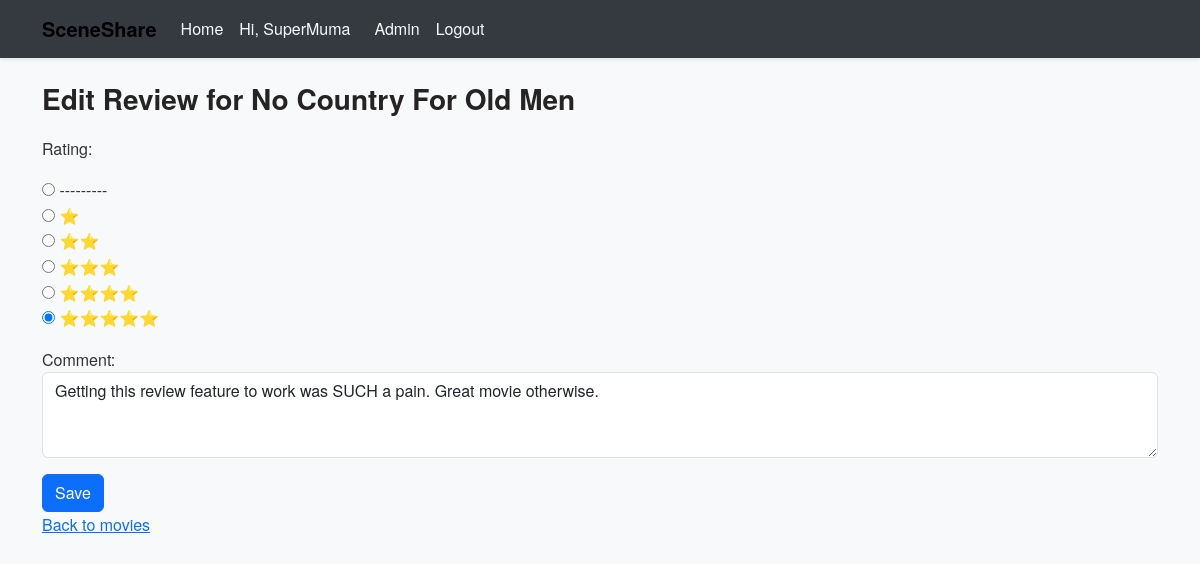
Before: /review/1/edit/ (signed in) with the older database file.
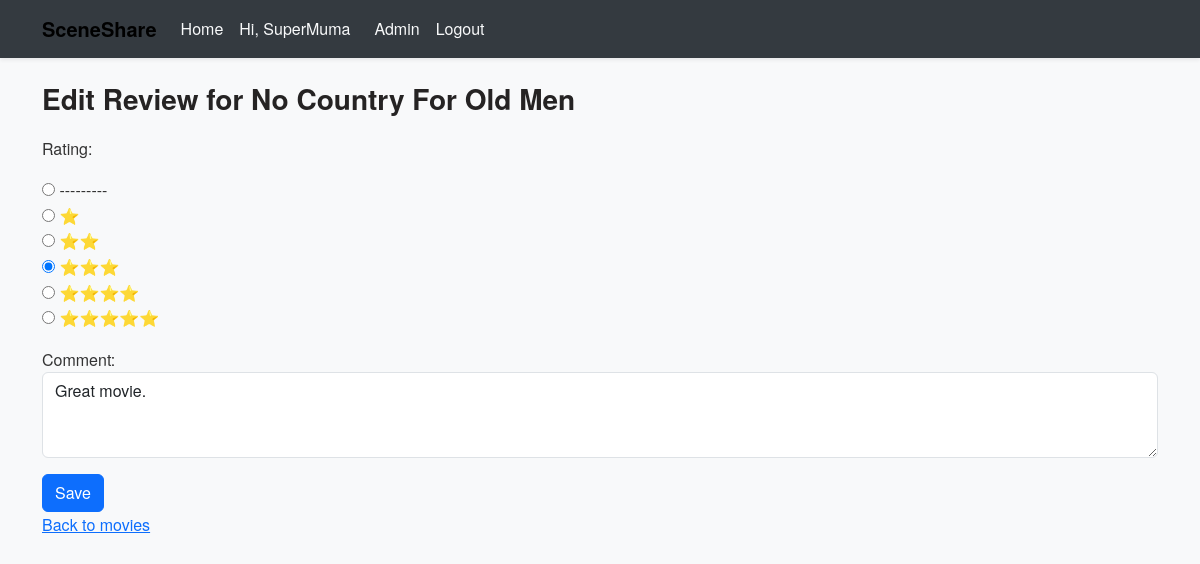
After: the same page with the newer database file.
### movies/models.py (models this page shows, shortened)
class Review(models.Model):
    RATING_CHOICES = [(i, '⭐' * i) for i in range(1, 6)]
    movie = models.ForeignKey("Movie", on_delete=models.CASCADE, related_name="reviews")
    user = models.ForeignKey(User, on_delete=models.CASCADE)
    rating = models.IntegerField(choices=RATING_CHOICES)
    comment = models.TextField(blank=True)
    created_at = models.DateTimeField(auto_now_add=True)
    class Meta:
        unique_together = ('movie', 'user')  # Each user can only review once

class Movie(models.Model):
    title = models.CharField(max_length=255)
    description = models.TextField(blank=True)
    release_year = models.PositiveIntegerField(null=True, blank=True)
    poster = models.ImageField(upload_to='posters/', blank=True, null=True)
    tmdb_id = models.IntegerField(unique=True, null=True, blank=True)
    title = models.CharField(max_length=255)
    release_date = models.CharField(max_length=20, blank=True, null=True)
    overview = models.TextField(blank=True, null=True)
    poster_path = models.CharField(max_length=255, blank=True, null=True)

### movies/views.py (the view)
# urls.py: path('review/<int:review_id>/edit/', views.edit_review, name='edit_review'),
def edit_review(request, review_id):
    review = get_object_or_404(Review, id=review_id)
    if review.user != request.user:
        raise PermissionDenied
    if request.method == 'POST':
        form = ReviewForm(request.POST, instance=review)
        if form.is_valid():
            form.save()
            if review.movie.tmdb_id:
                return redirect('movie_detail', tmdb_id=review.movie.tmdb_id)
            return redirect('home')
    else:
        form = ReviewForm(instance=review)
    return render(request, 'movies/edit_review.html', {'form': form, 'review': review})

### movies/forms.py
class ReviewForm(forms.ModelForm):
    class Meta:
        model = Review
        fields = ['rating', 'comment']
        widgets = {
            'rating': forms.RadioSelect(choices=[(i, '⭐' * i) for i in range(1, 6)]),
            'comment': forms.Textarea(attrs={'class': 'form-control', 'rows': 3, 'placeholder': 'Write your review...'}),
        }

### movies/templates/movies/edit_review.html (shortened to what this page needs)
{% extends "base.html" %}
{% block content %}
<h3>Edit Review for {{ review.movie.title }}</h3>
<form method="POST">
  {{ form.as_p }}
  <button type="submit" class="btn btn-primary">Save</button>
</form>
<a href="{% url 'home' %}">Back to movies</a>
{% endblock %}

Changed rows visible on the page:
changed Review "No Country For Old Men": rating "☐ --------- ☐ ⭐ ☐ ⭐⭐ ☐ ⭐⭐⭐ ☐ ⭐⭐⭐⭐ ☑ ⭐⭐⭐⭐⭐" → "☐ --------- ☐ ⭐ ☐ ⭐⭐ ☑ ⭐⭐⭐ ☐ ⭐⭐⭐⭐ ☐ ⭐⭐⭐⭐⭐"; comment "Getting this review feature to work was SUCH a pain. Great movie otherwise." → "Great movie."
